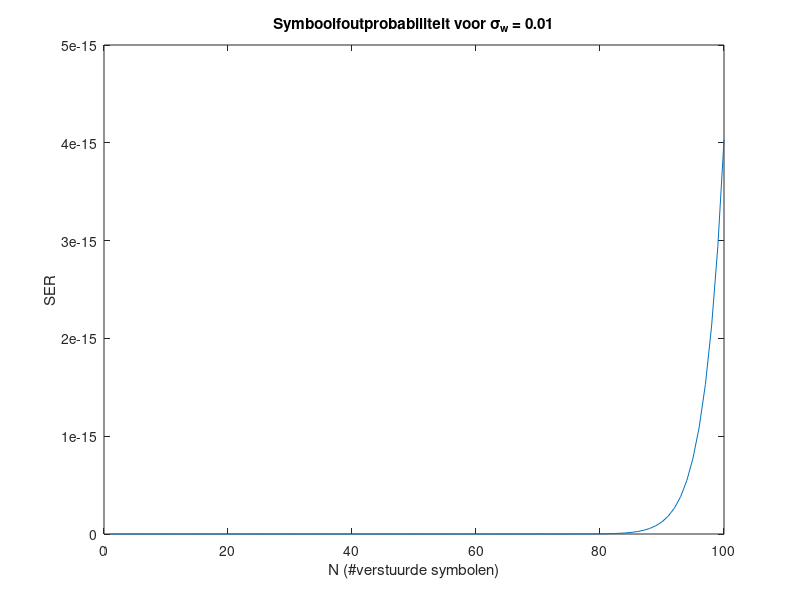
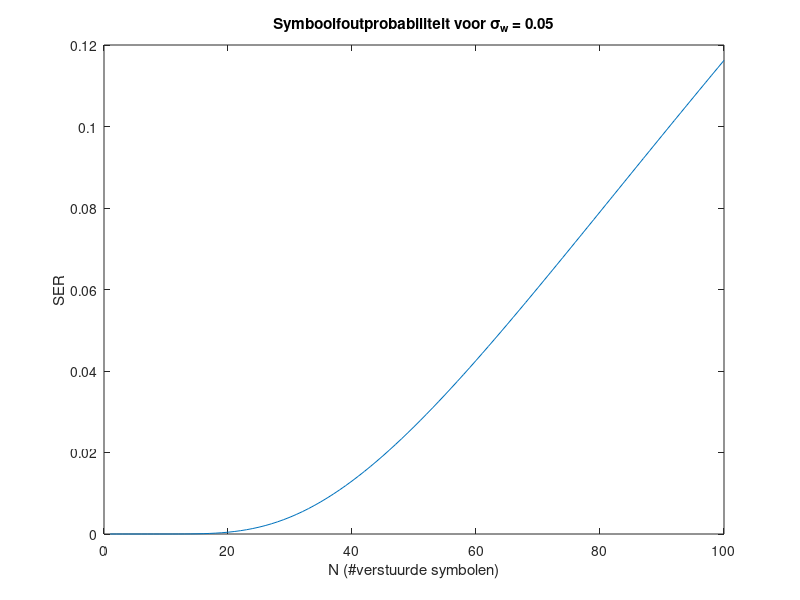
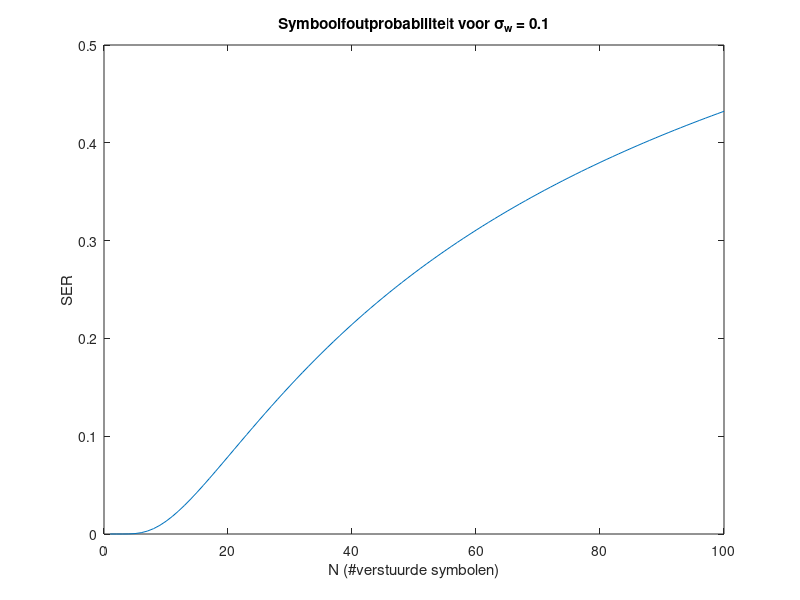
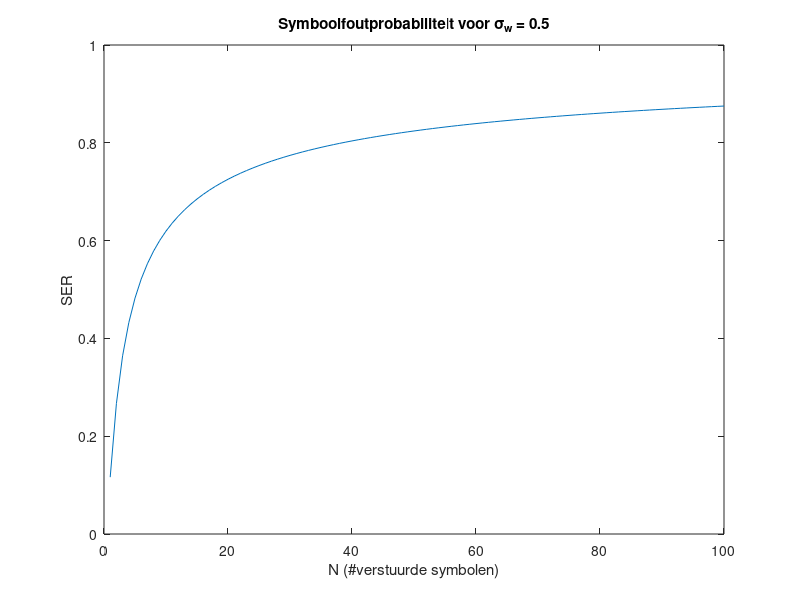

Write the MATLAB code that produced these figures, in order.
N=1:100;
fig = figure;

sigma_w1=0.01;
Y1=2*qfunc(pi/4./sqrt(N*sigma_w1^2));
plot(N,Y1);
xlabel('N (#verstuurde symbolen)');
ylabel('SER');
title('Symboolfoutprobabiliteit voor \sigma_w = 0.01');
print(fig, '-dpng', 'SER1.png');

sigma_w2=0.05;
Y2=2*qfunc(pi/4./sqrt(N*sigma_w2^2));
plot(N,Y2);
xlabel('N (#verstuurde symbolen)');
ylabel('SER');
title('Symboolfoutprobabiliteit voor \sigma_w = 0.05');
print(fig, '-dpng', 'SER2.png');

sigma_w3=0.1;
Y3=2*qfunc(pi/4./sqrt(N*sigma_w3^2));
plot(N,Y3);
xlabel('N (#verstuurde symbolen)');
ylabel('SER');
title('Symboolfoutprobabiliteit voor \sigma_w = 0.1');
print(fig, '-dpng', 'SER3.png');

sigma_w4=0.5;
Y4=2*qfunc(pi/4./sqrt(N*sigma_w4^2));
plot(N,Y4);
xlabel('N (#verstuurde symbolen)');
ylabel('SER');
title('Symboolfoutprobabiliteit voor \sigma_w = 0.5');
print(fig, '-dpng', 'SER4.png');

plot(N,Y1,N,Y2,N,Y3,N,Y4);
xlabel('N (#verstuurde symbolen)');
ylabel('SER');
title('Symboolfoutprobabiliteit');
legend('\sigma_w=0.01','\sigma_w=0.05','\sigma_w=0.1','\sigma_w=0.5','Location','Northeast');
print(fig, '-dpng', 'SER.png');
